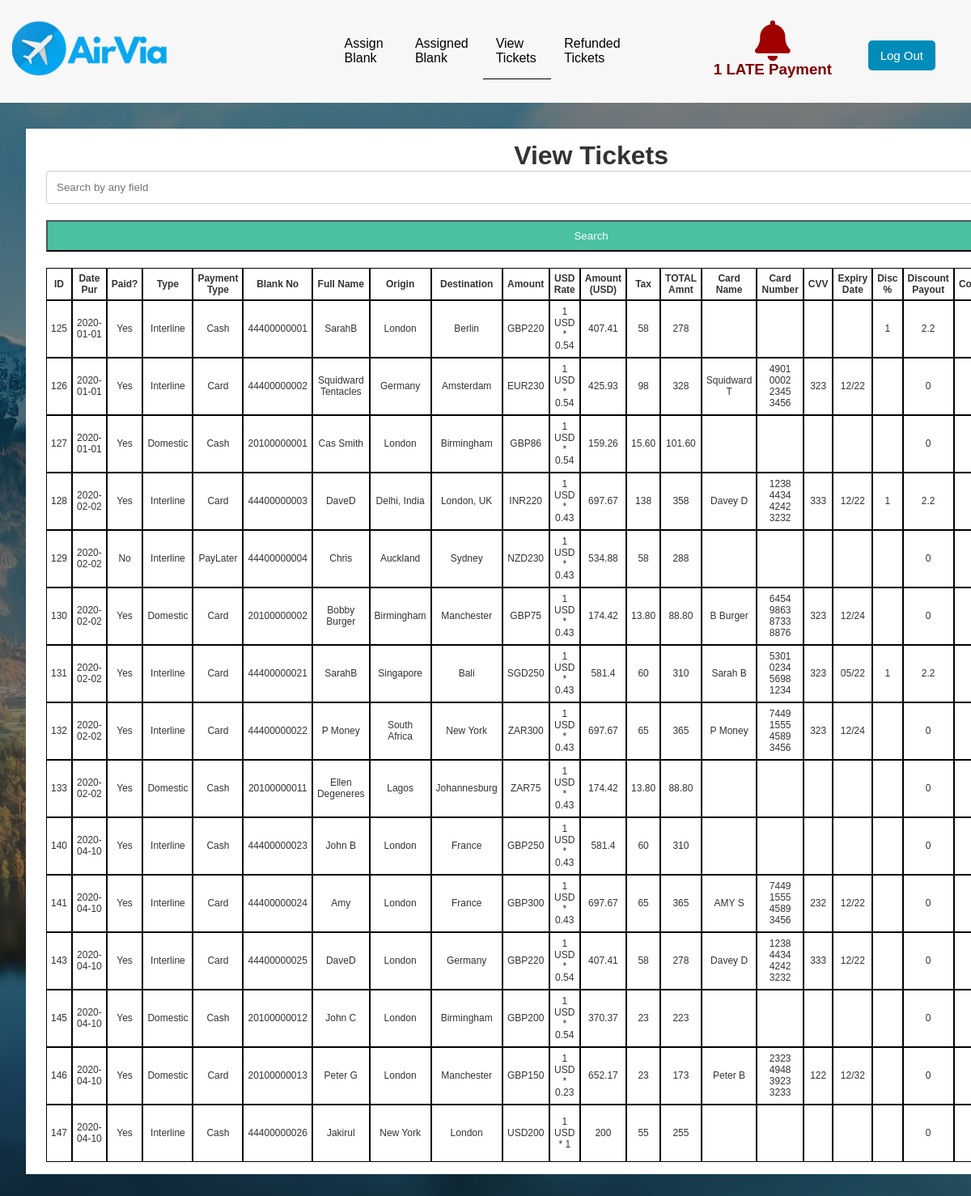
/templates/officemanager/viewtickets.php (signed in), run on the app's committed database.
### tables this page shows
CREATE TABLE `soldticket` (
  `id` int(11) NOT NULL,
  `date1` date NOT NULL,
  `datepaid` tinyint(1) NOT NULL,
  `datepaid1` date NOT NULL,
  `type1` varchar(255) NOT NULL,
  `paymenttype1` varchar(255) NOT NULL,
  `blanktypeandno1` varchar(255) NOT NULL,
  `fullname1` varchar(255) NOT NULL,
  `othername` varchar(255) NOT NULL,
  `origin` varchar(255) NOT NULL,
  `destination` varchar(255) NOT NULL,
  `currcode` varchar(255) NOT NULL,
  `amount1` varchar(255) NOT NULL,
  `USD` varchar(255) NOT NULL,
  `decimals` varchar(255) NOT NULL,
  `amountUSD` varchar(255) NOT NULL,
  `localtax` varchar(255) NOT NULL,
  `othertax` varchar(255) NOT NULL,
  `totaltax` varchar(255) NOT NULL,
  `totalamount1` varchar(255) NOT NULL,
  `nameoncard1` varchar(255) NOT NULL,
  `cardno1` varchar(255) NOT NULL,
  `cvv1` varchar(255) NOT NULL,
  `expirydate1` varchar(255) NOT NULL,
  `soldby` varchar(255) NOT NULL,
  `discount` varchar(255) NOT NULL,
  `discperc` varchar(255) NOT NULL,
  `existingdiscount` varchar(255) NOT NULL,
  `afterdiscount` float NOT NULL,
  `commission` varchar(255) NOT NULL DEFAULT '0',
  `range1` varchar(255) NOT NULL,
  `range2` varchar(255) NOT NULL
);

### templates/officemanager/viewtickets.php (the view, shortened to what this page needs)
<!DOCTYPE html>
<html lang="en">
<head>
    <?php include('../../partials/header.php') ?>
</head>
<body style=" background: #344a72; ">
   <nav id="main-nav">
   <div class="contain" style="padding: 1.8rem;">
                <a href="home.php">
                    <img src="../../static/img/logo22.png" alt="" style=" position: absolute;top: 20px; left: 15px; max-width:200px">
                </a>
            <ul>
                <li><a href="assignBlank.php">Assign Blank</a></li>
                <li><a href="assignedBlanks.php" >Assigned Blank</a></li>
                <li><a href="viewtickets.php" class="present">View Tickets</a></li>
                <li><a href="refundedticket.php" >Refunded Tickets</a></li>
            </ul>
                <?php
                    $connection = mysqli_connect("localhost","root","","ats") or die ('Cannot connect to db');
                    $result = $connection->query("SELECT a.othername,a.fullname1,b.fullname,a.amount1 from soldticket a LEFT JOIN customer b ON a.fullname1 = b.fullname WHERE (a.date1 + INTERVAL 30 DAY < NOW() AND a.datepaid = '0') ");
                if ($result->num_rows != 0) {
                $quantity = $result->num_rows;  ?>
                            <div class="item" style=" padding: 15px 32px; text-align: center; border-radius: 5px; display: inline-block; position: absolute; top: 10px; right: 90px;">
                            <a href="latepayment0.php" ><i style="color: #a00000;  font-size: 50px;" class="fas fa-bell"></i></a>
                            <h3 style="color: #800000; font-weight: bold; margin: 0 50px;"><?php echo $quantity;?> LATE Payment<?php echo $quantity > 1 ? "s": ""; ?> </h3>
                            </div>
                <?php } else { ?>
                    <div class="item" style=" padding: 15px 32px; text-align: center; border-radius: 5px; display: inline-block; position: absolute; top: 10px; right: 90px;">
                </div> <?php }
            ?>
            </div>
            <form action="../logout.php" method="POST">
            <div class="item" style=" padding: 15px 32px; text-align: center; border-radius: 5px; display: inline-block; position: absolute;top: 10px;right: 10px;">
                    <button style="background-color: #008CBA;border: none;color: white;padding: 10px 15px;text-align: center;border-radius: 5px;display: inline-block;font-size: 15px;margin:25px 2px;cursor: pointer;"
                    type="submit" class="logoutbtn" name="logout_btn">Log Out</button>
                    </div>
                </form>
        </nav>
        <header id="showcase" style="overflow: scroll ">
                <div class="showcase-contain">
                    <div class="showcase-content">
                    <div id="contain" style="max-width: 150rem;">
                    <div class="form-wrap" >
    <?php
       $connection = mysqli_connect("localhost","root","","ats");
       $search = mysqli_real_escape_string($connection, @$_POST['search']);
       $query = "SELECT * FROM soldticket WHERE (fullname1 LIKE '%$search%' OR othername LIKE '%$search%' OR date1 LIKE '%$search%' OR datepaid LIKE '%$search%' OR type1 LIKE '%$search%' OR  paymenttype1 LIKE '%$search%' OR  blanktypeandno1 LIKE '%$search%' OR origin LIKE '%$search%' OR destination LIKE '%$search%'  OR currcode LIKE '%$search%'  OR USD LIKE '%$search%'  OR amountUSD LIKE '%$search%'  OR nameoncard1 LIKE '%$search%'  OR cardno1 LIKE '%$search%'  OR cvv1 LIKE '%$search%'  OR expirydate1 LIKE '%$search%'  OR discperc LIKE '%$search%'  OR afterdiscount LIKE '%$search%'  OR commission LIKE '%$search%' )";
       $query_run = mysqli_query($connection,$query);
        ?>
    <h1 style="text-align: center; ">View Tickets</h1>
    <form action="viewtickets.php" method="POST">
    <input type="text" name="search" placeholder="Search by any field">
    <button type="submit" name="submit-search">Search</button>
    </form>
    <table style="margin-top: 20px" class="table table-bordered" id="dataTable" width="100%" cellspacing="0">
            <tbody>
            <?php
        if(mysqli_num_rows($query_run) > 0) {
            ?>
        <thead>
            <tr>
            <th style="border: 1px solid black; text-align: center; padding: 5px; font-size: 12px;">ID</th>
                <th style="border: 1px solid black; text-align: center; padding: 5px; font-size: 12px;">Date Pur</th>
                <th style="border: 1px solid black; text-align: center; padding: 5px; font-size: 12px;">Paid?</th>
                <th style="border: 1px solid black; text-align: center; padding: 5px; font-size: 12px;">Type</th>
                <th style="border: 1px solid black; text-align: center; padding: 5px; font-size: 12px;">Payment Type</th>
                <th style="border: 1px solid black; text-align: center; padding: 5px; font-size: 12px;">Blank No</th>
                <th style="border: 1px solid black; text-align: center; padding: 5px; font-size: 12px;">Full Name</th>
                <th style="border: 1px solid black; text-align: center; padding: 5px; font-size: 12px;">Origin</th>
                <th style="border: 1px solid black; text-align: center; padding: 5px; font-size: 12px;">Destination</th>
                <th style="border: 1px solid black; text-align: center; padding: 5px; font-size: 12px;">Amount</th>
                <th style="border: 1px solid black; text-align: center; padding: 5px; font-size: 12px;">USD Rate</th>
                <th style="border: 1px solid black; text-align: center; padding: 5px; font-size: 12px;">Amount (USD)</th>
                <th style="border: 1px solid black; text-align: center; padding: 5px; font-size: 12px;">Tax</th>
                <th style="border: 1px solid black; text-align: center; padding: 5px; font-size: 12px;">TOTAL Amnt</th>
                <th style="border: 1px solid black; text-align: center; padding: 5px; font-size: 12px;">Card Name</th>
                <th style="border: 1px solid black; text-align: center; padding: 5px; font-size: 12px;">Card Number</th>
                <th style="border: 1px solid black; text-align: center; padding: 5px; font-size: 12px;">CVV</th>
                <th style="border: 1px solid black; text-align: center; padding: 5px; font-size: 12px;">Expiry Date</th>
                <th style="border: 1px solid black; text-align: center; padding: 5px; font-size: 12px;">Disc %</th>
                <th style="border: 1px solid black; text-align: center; padding: 5px; font-size: 12px;">Discount Payout</th>
                <th style="border: 1px solid black; text-align: center; padding: 5px; font-size: 12px;">Commission</th>
            </tr>
        </thead>
        <?php
            while($row = mysqli_fetch_assoc($query_run)) {
                ?>
            <tr >
                <td style="border: 1px solid black; text-align: center; padding: 5px; font-size: 12px;"><?php echo $row['id'] ?> </td>
                <td style="border: 1px solid black; text-align: center; padding: 5px; font-size: 12px;"><?php echo $row['date1'] ?> </td>
                <td style="border: 1px solid black; text-align: center; padding: 5px; font-size: 12px;"><?php echo $row['datepaid'] ?  'Yes' : 'No' ?> </td>
                <td style="border: 1px solid black; text-align: center; padding: 5px; font-size: 12px;"><?php echo $row['type1'] ?> </td>
                <td style="border: 1px solid black; text-align: center; padding: 5px; font-size: 12px;"><?php echo $row['paymenttype1'] ?> </td>
                <td style="border: 1px solid black; text-align: center; padding: 5px; font-size: 12px;"><?php echo $row['blanktypeandno1'] ?> </td>
                <td style="border: 1px solid black; text-align: center; padding: 5px; font-size: 12px;"><?php echo $row['fullname1'] ?> <?php echo $row['othername'] ?></td>
                <td style="border: 1px solid black; text-align: center; padding: 5px; font-size: 12px;"><?php echo $row['origin'] ?></input></td>
                <td style="border: 1px solid black; text-align: center; padding: 5px; font-size: 12px;"><?php echo $row['destination'] ?></input></td>
                <td style="border: 1px solid black; text-align: center; padding: 5px; font-size: 12px;"><?php echo $row['currcode'] ?><?php echo $row['amount1'] ?></input></td>
                <td style="border: 1px solid black; text-align: center; padding: 5px; font-size: 12px;"><?php echo $row['USD'] ?> USD * <?php echo $row['decimals'] ?></input></td>
                <td style="border: 1px solid black; text-align: center; padding: 5px; font-size: 12px;"><?php echo $row['amountUSD'] ?></input></td>
                <td style="border: 1px solid black; text-align: center; padding: 5px; font-size: 12px;"><?php echo $row['totaltax'] ?></input></td>
                <td style="border: 1px solid black; text-align: center; padding: 5px; font-size: 12px;"><?php echo $row['totalamount1'] ?></input></td>
                <td style="border: 1px solid black; text-align: center; padding: 5px; font-size: 12px;"><?php echo $row['nameoncard1'] ?></input></td>
                <td style="border: 1px solid black; text-align: center; padding: 5px; font-size: 12px;"><?php echo $row['cardno1'] ?></input></td>
                <td style="border: 1px solid black; text-align: center; padding: 5px; font-size: 12px;"><?php echo $row['cvv1'] ?></input></td>
                <td style="border: 1px solid black; text-align: center; padding: 5px; font-size: 12px;"><?php echo $row['expirydate1'] ?></input></td>
                <td style="border: 1px solid black; text-align: center; padding: 5px; font-size: 12px;"><?php echo $row['discperc'] ?></input></td>
                <td style="border: 1px solid black; text-align: center; padding: 5px; font-size: 12px;"><?php echo $row['afterdiscount'] ?></input></td>
                <td style="border: 1px solid black; text-align: center; padding: 5px; font-size: 12px;"><?php echo $row['commission'] ?>%</input></td>
            </tr>
            <?php
            }}
            else {
                echo "No record found";
            }
    ?>
        </table>
        </div>
        </div>
                    </div>
                </div>
        </header>
</body>
</html>

### partials/header.php (shortened to what this page needs)
<link rel="stylesheet" href="../../static/css/style.css?<?php echo time(); ?>" />

### static/css/style.css (style rules this page uses)
* { padding: 0; margin: 0; box-sizing: border-box; }
body { font-family: Verdana, Geneva, Tahoma, sans-serif; }
#main-nav { background: #f7f7f7; position: sticky; top: 0; color: #333; z-index: 2; }
#main-nav .contain { display: grid; grid-template-columns: 1fr 1fr 1fr; }
#main-nav .contain ul { display: flex; list-style: none; align-items: center; }
#main-nav .contain ul li a { padding: 1rem; display: inline-block; }
#main-nav .contain div { justify-self: center; text-align: center; padding-top: 30px; }
.contain { max-width: 1200px; overflow: hidden; margin: auto; padding: 0 2rem; }
#showcase { background: #000; color: #fff; padding: 2rem; position: relative; }
#showcase::before { content: ''; background: url(../../static/img/showcase.jpg) no-repeat center center/cover; position: absolute; top: 0; left: 0; width: 100%; height: 100%; opacity: 0.5; }
#showcase .showcase-contain { display: grid; min-height: 77.5vh; }
#showcase .showcase-content { z-index: 1; color: #f7f7f7; }
.present { border-bottom: 1px solid #000; }
.form-wrap { padding: 15px 25px; }
.form-wrap h1, .form-wrap p { text-align: center; }
.form-wrap button { display: block; width: 100%; padding: 0.7rem; margin-top: 2rem; cursor: pointer; background: #2b59a2; }
a { text-decoration: none; color: #000; padding: 1rem; }
form, label, input { margin:0; }
form { text-align: left; font-size: 15px; }
input[type=text], select, textarea { width: 100%; padding: 12px; border: 1px solid #ccc; border-radius: 4px; box-sizing: border-box; resize: vertical; }
.form-wrap { background: #fff; padding: 15px 25px; color: #333; }
.form-wrap button { display: block; width: 100%; padding: 10px; margin-top: 20px; background: #49c1a2; color: #fff; cursor: pointer; }

### data on the page
soldticket: id "125", date1 "2020-01-01", datepaid "Yes", type1 "Interline", paymenttype1 "Cash", blanktypeandno1 "44400000001", fullname1 "SarahB", origin "London", destination "Berlin", currcode "GBP", amount1 "220", USD "1", decimals "0.54", amountUSD "407.41", totaltax "58", totalamount1 "278", discperc "1", afterdiscount "2.2"
soldticket: id "126", date1 "2020-01-01", datepaid "Yes", type1 "Interline", paymenttype1 "Card", blanktypeandno1 "44400000002", othername "Squidward Tentacles", origin "Germany", destination "Amsterdam", currcode "EUR", amount1 "230", USD "1", decimals "0.54", amountUSD "425.93", totaltax "98", totalamount1 "328", nameoncard1 "Squidward T", cardno1 "4901 0002 2345 3456", cvv1 "323", expirydate1 "12/22", afterdiscount "0"
soldticket: id "127", date1 "2020-01-01", datepaid "Yes", type1 "Domestic", paymenttype1 "Cash", blanktypeandno1 "20100000001", othername "Cas Smith", origin "London", destination "Birmingham", currcode "GBP", amount1 "86", USD "1", decimals "0.54", amountUSD "159.26", totaltax "15.60", totalamount1 "101.60", afterdiscount "0"
soldticket: id "128", date1 "2020-02-02", datepaid "Yes", type1 "Interline", paymenttype1 "Card", blanktypeandno1 "44400000003", fullname1 "DaveD", origin "Delhi, India", destination "London, UK", currcode "INR", amount1 "220", USD "1", decimals "0.43", amountUSD "697.67", totaltax "138", totalamount1 "358", nameoncard1 "Davey D", cardno1 "1238 4434 4242 3232", cvv1 "333", expirydate1 "12/22", discperc "1", afterdiscount "2.2"
soldticket: id "129", date1 "2020-02-02", datepaid "No", type1 "Interline", paymenttype1 "PayLater", blanktypeandno1 "44400000004", fullname1 "Chris", origin "Auckland", destination "Sydney", currcode "NZD", amount1 "230", USD "1", decimals "0.43", amountUSD "534.88", totaltax "58", totalamount1 "288", afterdiscount "0"
soldticket: id "130", date1 "2020-02-02", datepaid "Yes", type1 "Domestic", paymenttype1 "Card", blanktypeandno1 "20100000002", othername "Bobby Burger", origin "Birmingham", destination "Manchester", currcode "GBP", amount1 "75", USD "1", decimals "0.43", amountUSD "174.42", totaltax "13.80", totalamount1 "88.80", nameoncard1 "B Burger", cardno1 "6454 9863 8733 8876", cvv1 "323", expirydate1 "12/24", afterdiscount "0"
soldticket: id "131", date1 "2020-02-02", datepaid "Yes", type1 "Interline", paymenttype1 "Card", blanktypeandno1 "44400000021", fullname1 "SarahB", origin "Singapore", destination "Bali", currcode "SGD", amount1 "250", USD "1", decimals "0.43", amountUSD "581.4", totaltax "60", totalamount1 "310", nameoncard1 "Sarah B", cardno1 "5301 0234 5698 1234", cvv1 "323", expirydate1 "05/22", discperc "1", afterdiscount "2.2"
soldticket: id "132", date1 "2020-02-02", datepaid "Yes", type1 "Interline", paymenttype1 "Card", blanktypeandno1 "44400000022", othername "P Money", origin "South Africa", destination "New York", currcode "ZAR", amount1 "300", USD "1", decimals "0.43", amountUSD "697.67", totaltax "65", totalamount1 "365", nameoncard1 "P Money", cardno1 "7449 1555 4589 3456", cvv1 "323", expirydate1 "12/24", afterdiscount "0"
soldticket: id "133", date1 "2020-02-02", datepaid "Yes", type1 "Domestic", paymenttype1 "Cash", blanktypeandno1 "20100000011", othername "Ellen Degeneres", origin "Lagos", destination "Johannesburg", currcode "ZAR", amount1 "75", USD "1", decimals "0.43", amountUSD "174.42", totaltax "13.80", totalamount1 "88.80", afterdiscount "0"
soldticket: id "140", date1 "2020-04-10", datepaid "Yes", type1 "Interline", paymenttype1 "Cash", blanktypeandno1 "44400000023", othername "John B", origin "London", destination "France", currcode "GBP", amount1 "250", USD "1", decimals "0.43", amountUSD "581.4", totaltax "60", totalamount1 "310", afterdiscount "0"
soldticket: id "141", date1 "2020-04-10", datepaid "Yes", type1 "Interline", paymenttype1 "Card", blanktypeandno1 "44400000024", othername "Amy", origin "London", destination "France", currcode "GBP", amount1 "300", USD "1", decimals "0.43", amountUSD "697.67", totaltax "65", totalamount1 "365", nameoncard1 "AMY S", cardno1 "7449 1555 4589 3456", cvv1 "232", expirydate1 "12/22", afterdiscount "0"
soldticket: id "143", date1 "2020-04-10", datepaid "Yes", type1 "Interline", paymenttype1 "Card", blanktypeandno1 "44400000025", fullname1 "DaveD", origin "London", destination "Germany", currcode "GBP", amount1 "220", USD "1", decimals "0.54", amountUSD "407.41", totaltax "58", totalamount1 "278", nameoncard1 "Davey D", cardno1 "1238 4434 4242 3232", cvv1 "333", expirydate1 "12/22", afterdiscount "0"
soldticket: id "145", date1 "2020-04-10", datepaid "Yes", type1 "Domestic", paymenttype1 "Cash", blanktypeandno1 "20100000012", othername "John C", origin "London", destination "Birmingham", currcode "GBP", amount1 "200", USD "1", decimals "0.54", amountUSD "370.37", totaltax "23", totalamount1 "223", afterdiscount "0"
soldticket: id "146", date1 "2020-04-10", datepaid "Yes", type1 "Domestic", paymenttype1 "Card", blanktypeandno1 "20100000013", othername "Peter G", origin "London", destination "Manchester", currcode "GBP", amount1 "150", USD "1", decimals "0.23", amountUSD "652.17", totaltax "23", totalamount1 "173", nameoncard1 "Peter B", cardno1 "2323 4948 3923 3233", cvv1 "122", expirydate1 "12/32", afterdiscount "0"
soldticket: id "147", date1 "2020-04-10", datepaid "Yes", type1 "Interline", paymenttype1 "Cash", blanktypeandno1 "44400000026", othername "Jakirul", origin "New York", destination "London", currcode "USD", amount1 "200", USD "1", decimals "1", amountUSD "200", totaltax "55", totalamount1 "255", afterdiscount "0"

### other printed values
$quantity "1"
